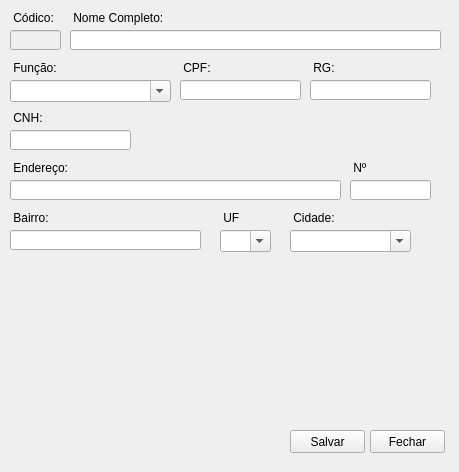
<?xml version="1.0" encoding="UTF-8"?>
<ui version="4.0">
 <class>MainWindow</class>
 <widget class="QMainWindow" name="MainWindow">
  <property name="geometry">
   <rect>
    <x>0</x>
    <y>0</y>
    <width>459</width>
    <height>472</height>
   </rect>
  </property>
  <property name="windowTitle">
   <string>Cadastro Colaborador</string>
  </property>
  <widget class="QWidget" name="centralwidget">
   <widget class="QLineEdit" name="edt_numeroEnd">
    <property name="geometry">
     <rect>
      <x>350</x>
      <y>180</y>
      <width>81</width>
      <height>20</height>
     </rect>
    </property>
    <property name="text">
     <string/>
    </property>
   </widget>
   <widget class="QComboBox" name="comboBox_funcao">
    <property name="enabled">
     <bool>true</bool>
    </property>
    <property name="geometry">
     <rect>
      <x>10</x>
      <y>80</y>
      <width>161</width>
      <height>22</height>
     </rect>
    </property>
    <property name="editable">
     <bool>true</bool>
    </property>
   </widget>
   <widget class="QLineEdit" name="edt_cnh">
    <property name="geometry">
     <rect>
      <x>10</x>
      <y>130</y>
      <width>121</width>
      <height>20</height>
     </rect>
    </property>
    <property name="text">
     <string/>
    </property>
   </widget>
   <widget class="QLabel" name="label_3">
    <property name="geometry">
     <rect>
      <x>10</x>
      <y>60</y>
      <width>101</width>
      <height>16</height>
     </rect>
    </property>
    <property name="text">
     <string> Função:</string>
    </property>
   </widget>
   <widget class="QLabel" name="label_4">
    <property name="geometry">
     <rect>
      <x>180</x>
      <y>60</y>
      <width>101</width>
      <height>16</height>
     </rect>
    </property>
    <property name="text">
     <string> CPF:</string>
    </property>
   </widget>
   <widget class="QLabel" name="label_12">
    <property name="geometry">
     <rect>
      <x>10</x>
      <y>210</y>
      <width>101</width>
      <height>16</height>
     </rect>
    </property>
    <property name="text">
     <string> Bairro:</string>
    </property>
   </widget>
   <widget class="QLabel" name="label">
    <property name="geometry">
     <rect>
      <x>10</x>
      <y>10</y>
      <width>51</width>
      <height>16</height>
     </rect>
    </property>
    <property name="text">
     <string> Códico:</string>
    </property>
   </widget>
   <widget class="QLabel" name="label_2">
    <property name="geometry">
     <rect>
      <x>70</x>
      <y>10</y>
      <width>121</width>
      <height>16</height>
     </rect>
    </property>
    <property name="text">
     <string> Nome Completo:</string>
    </property>
   </widget>
   <widget class="QPushButton" name="btn_fechar">
    <property name="geometry">
     <rect>
      <x>370</x>
      <y>430</y>
      <width>75</width>
      <height>23</height>
     </rect>
    </property>
    <property name="text">
     <string>Fechar</string>
    </property>
   </widget>
   <widget class="QPushButton" name="btn_salvar">
    <property name="geometry">
     <rect>
      <x>290</x>
      <y>430</y>
      <width>75</width>
      <height>23</height>
     </rect>
    </property>
    <property name="text">
     <string>Salvar</string>
    </property>
   </widget>
   <widget class="QLineEdit" name="edt_rg">
    <property name="geometry">
     <rect>
      <x>310</x>
      <y>80</y>
      <width>121</width>
      <height>20</height>
     </rect>
    </property>
    <property name="text">
     <string/>
    </property>
   </widget>
   <widget class="QLineEdit" name="edt_bairro">
    <property name="geometry">
     <rect>
      <x>10</x>
      <y>230</y>
      <width>191</width>
      <height>20</height>
     </rect>
    </property>
    <property name="text">
     <string/>
    </property>
   </widget>
   <widget class="QLabel" name="label_9">
    <property name="geometry">
     <rect>
      <x>310</x>
      <y>60</y>
      <width>101</width>
      <height>16</height>
     </rect>
    </property>
    <property name="text">
     <string> RG:</string>
    </property>
   </widget>
   <widget class="QLineEdit" name="edt_endereco">
    <property name="geometry">
     <rect>
      <x>10</x>
      <y>180</y>
      <width>331</width>
      <height>20</height>
     </rect>
    </property>
    <property name="text">
     <string/>
    </property>
   </widget>
   <widget class="QLabel" name="label_10">
    <property name="geometry">
     <rect>
      <x>10</x>
      <y>160</y>
      <width>101</width>
      <height>16</height>
     </rect>
    </property>
    <property name="text">
     <string> Endereço:</string>
    </property>
   </widget>
   <widget class="QLabel" name="label_11">
    <property name="geometry">
     <rect>
      <x>350</x>
      <y>160</y>
      <width>51</width>
      <height>16</height>
     </rect>
    </property>
    <property name="text">
     <string> Nº</string>
    </property>
   </widget>
   <widget class="QComboBox" name="comboBox_uf">
    <property name="enabled">
     <bool>true</bool>
    </property>
    <property name="geometry">
     <rect>
      <x>220</x>
      <y>230</y>
      <width>51</width>
      <height>22</height>
     </rect>
    </property>
    <property name="editable">
     <bool>true</bool>
    </property>
   </widget>
   <widget class="QLineEdit" name="edt_nome">
    <property name="geometry">
     <rect>
      <x>70</x>
      <y>30</y>
      <width>371</width>
      <height>20</height>
     </rect>
    </property>
    <property name="inputMethodHints">
     <set>Qt::ImhPreferUppercase|Qt::ImhUppercaseOnly</set>
    </property>
   </widget>
   <widget class="QLineEdit" name="edt_cpf">
    <property name="geometry">
     <rect>
      <x>180</x>
      <y>80</y>
      <width>121</width>
      <height>20</height>
     </rect>
    </property>
    <property name="text">
     <string/>
    </property>
   </widget>
   <widget class="QComboBox" name="comboBox_cidade">
    <property name="enabled">
     <bool>true</bool>
    </property>
    <property name="geometry">
     <rect>
      <x>290</x>
      <y>230</y>
      <width>121</width>
      <height>22</height>
     </rect>
    </property>
    <property name="editable">
     <bool>true</bool>
    </property>
   </widget>
   <widget class="QLabel" name="label_15">
    <property name="geometry">
     <rect>
      <x>10</x>
      <y>110</y>
      <width>101</width>
      <height>16</height>
     </rect>
    </property>
    <property name="text">
     <string> CNH:</string>
    </property>
   </widget>
   <widget class="QLineEdit" name="edt_id">
    <property name="enabled">
     <bool>false</bool>
    </property>
    <property name="geometry">
     <rect>
      <x>10</x>
      <y>30</y>
      <width>51</width>
      <height>20</height>
     </rect>
    </property>
   </widget>
   <widget class="QLabel" name="label_13">
    <property name="geometry">
     <rect>
      <x>290</x>
      <y>210</y>
      <width>101</width>
      <height>16</height>
     </rect>
    </property>
    <property name="text">
     <string> Cidade:</string>
    </property>
   </widget>
   <widget class="QLabel" name="label_14">
    <property name="geometry">
     <rect>
      <x>220</x>
      <y>210</y>
      <width>51</width>
      <height>16</height>
     </rect>
    </property>
    <property name="text">
     <string> UF</string>
    </property>
   </widget>
  </widget>
 </widget>
 <tabstops>
  <tabstop>edt_nome</tabstop>
  <tabstop>comboBox_funcao</tabstop>
  <tabstop>edt_cpf</tabstop>
  <tabstop>edt_rg</tabstop>
  <tabstop>edt_cnh</tabstop>
  <tabstop>edt_endereco</tabstop>
  <tabstop>edt_numeroEnd</tabstop>
  <tabstop>edt_bairro</tabstop>
  <tabstop>comboBox_uf</tabstop>
  <tabstop>comboBox_cidade</tabstop>
  <tabstop>btn_salvar</tabstop>
  <tabstop>btn_fechar</tabstop>
  <tabstop>edt_id</tabstop>
 </tabstops>
 <resources/>
 <connections/>
</ui>
